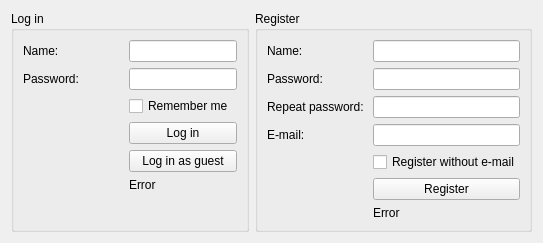
      <widget class="QWidget" name="tabLogIn">
       <attribute name="title">
        <string>Log in</string>
       </attribute>
       <layout class="QHBoxLayout" name="horizontalLayout">
        <item>
         <widget class="QGroupBox" name="grbLogIn">
          <property name="title">
           <string>Log in</string>
          </property>
          <layout class="QFormLayout" name="formLayout">
           <item row="0" column="0">
            <widget class="QLabel" name="lblLoginName">
             <property name="text">
              <string>&lt;html&gt;&lt;head/&gt;&lt;body&gt;&lt;p&gt;Name:&lt;/p&gt;&lt;/body&gt;&lt;/html&gt;</string>
             </property>
            </widget>
           </item>
           <item row="0" column="1">
            <widget class="QLineEdit" name="leLoginName">
             <property name="maxLength">
              <number>16</number>
             </property>
            </widget>
           </item>
           <item row="1" column="0">
            <widget class="QLabel" name="lblLoginPassword">
             <property name="text">
              <string>Password:</string>
             </property>
            </widget>
           </item>
           <item row="1" column="1">
            <widget class="QLineEdit" name="leLoginPassword">
             <property name="maxLength">
              <number>64</number>
             </property>
            </widget>
           </item>
           <item row="2" column="0">
            <spacer name="hosLogIn">
             <property name="orientation">
              <enum>Qt::Horizontal</enum>
             </property>
             <property name="sizeHint" stdset="0">
              <size>
               <width>100</width>
               <height>20</height>
              </size>
             </property>
            </spacer>
           </item>
           <item row="2" column="1">
            <widget class="QCheckBox" name="cbLoginRememberMe">
             <property name="text">
              <string>Remember me</string>
             </property>
            </widget>
           </item>
           <item row="3" column="1">
            <widget class="QPushButton" name="btnLogIn">
             <property name="text">
              <string>Log in</string>
             </property>
            </widget>
           </item>
           <item row="4" column="1">
            <widget class="QPushButton" name="btnLogInAsGuest">
             <property name="text">
              <string>Log in as guest</string>
             </property>
            </widget>
           </item>
           <item row="5" column="1">
            <widget class="QLabel" name="lblLoginError">
             <property name="text">
              <string>Error</string>
             </property>
            </widget>
           </item>
          </layout>
         </widget>
        </item>
        <item>
         <widget class="QGroupBox" name="grbRegister">
          <property name="title">
           <string>Register</string>
          </property>
          <layout class="QFormLayout" name="formLayout_2">
           <item row="0" column="0">
            <widget class="QLabel" name="lblRegisterName">
             <property name="text">
              <string>Name:</string>
             </property>
            </widget>
           </item>
           <item row="0" column="1">
            <widget class="QLineEdit" name="leRegisterName">
             <property name="maxLength">
              <number>16</number>
             </property>
            </widget>
           </item>
           <item row="1" column="0">
            <widget class="QLabel" name="lblRegisterPassword">
             <property name="text">
              <string>Password:</string>
             </property>
            </widget>
           </item>
           <item row="1" column="1">
            <widget class="QLineEdit" name="leRegisterPassword">
             <property name="maxLength">
              <number>64</number>
             </property>
            </widget>
           </item>
           <item row="2" column="0">
            <widget class="QLabel" name="lblRegisterRepeatPassword">
             <property name="text">
              <string>Repeat password:</string>
             </property>
            </widget>
           </item>
           <item row="2" column="1">
            <widget class="QLineEdit" name="leRegisterRepeatPassword">
             <property name="maxLength">
              <number>64</number>
             </property>
            </widget>
           </item>
           <item row="3" column="0">
            <widget class="QLabel" name="lblRegisterEmail">
             <property name="text">
              <string>E-mail:</string>
             </property>
            </widget>
           </item>
           <item row="3" column="1">
            <widget class="QLineEdit" name="leRegisterEmail">
             <property name="maxLength">
              <number>64</number>
             </property>
            </widget>
           </item>
           <item row="4" column="1">
            <widget class="QCheckBox" name="cbRegisterWithoutEmail">
             <property name="text">
              <string>Register without e-mail</string>
             </property>
            </widget>
           </item>
           <item row="5" column="1">
            <widget class="QPushButton" name="btnRegister">
             <property name="text">
              <string>Register</string>
             </property>
            </widget>
           </item>
           <item row="4" column="0">
            <spacer name="hosRegister">
             <property name="orientation">
              <enum>Qt::Horizontal</enum>
             </property>
             <property name="sizeHint" stdset="0">
              <size>
               <width>100</width>
               <height>20</height>
              </size>
             </property>
            </spacer>
           </item>
           <item row="6" column="1">
            <widget class="QLabel" name="lblRegisterError">
             <property name="text">
              <string>Error</string>
             </property>
            </widget>
           </item>
          </layout>
         </widget>
        </item>
       </layout>
      </widget>
